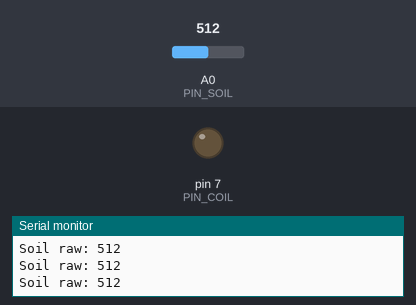
A sketch run on a simulated Arduino Uno, built with avr-gcc and run on an emulated ATmega328P. Shown: output pins drawn as LEDs (lit = HIGH), the last lines printed to the serial monitor. The inputs (shaded band) are chosen by the test bench; at power-on: A0 (PIN_SOIL) = 512.

Above: at 1.5 s.
1.6 s: A0 (PIN_SOIL) set to 608
4.6 s: A0 (PIN_SOIL) set to 631
At 5.1 s:
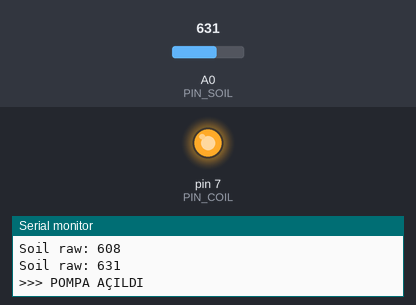
Timing chart, 0 to 7.6 s (numbered marks = the images above; inputs shaded):
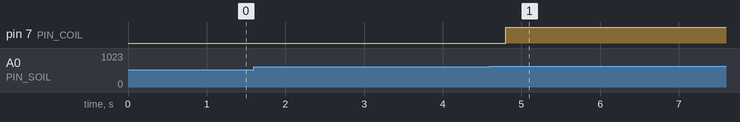

The sketch:

Otomatik_Sulama_Sistemi_Kod.ino
```cpp
const int PIN_SOIL = A0;
const int PIN_COIL = 7;

const bool COIL_ACTIVE_HIGH = true;

int DRY_THRESHOLD = 620;
int HYSTERESIS    = 40;

const unsigned long MIN_ON_MS  = 4000;
const unsigned long MIN_OFF_MS = 4000;

bool pumpOn = false;
unsigned long lastToggleMs = 0;

void setup() {
  pinMode(PIN_COIL, OUTPUT);
  pumpOff();
  Serial.begin(9600);
  delay(300);
}

void loop() {
  int raw = analogRead(PIN_SOIL);
  Serial.print("Soil raw: "); Serial.println(raw);

  int onTh  = DRY_THRESHOLD;
  int offTh = DRY_THRESHOLD - HYSTERESIS;

  unsigned long now = millis();

  if (!pumpOn && raw >= onTh && (now - lastToggleMs) >= MIN_OFF_MS) {
    pumpOn = true;
    pumpOnFn();
    lastToggleMs = now;
    Serial.println(">>> POMPA AÇILDI");
  }
  else if (pumpOn && raw <= offTh && (now - lastToggleMs) >= MIN_ON_MS) {
    pumpOn = false;
    pumpOff();
    lastToggleMs = now;
    Serial.println("<<< POMPA KAPANDI");
  }

  delay(500);
}

void pumpOnFn() {
  if (COIL_ACTIVE_HIGH) digitalWrite(PIN_COIL, HIGH);
  else                  digitalWrite(PIN_COIL, LOW);
}

void pumpOff() {
  if (COIL_ACTIVE_HIGH) digitalWrite(PIN_COIL, LOW);
  else                  digitalWrite(PIN_COIL, HIGH);
}
```

Measured:
- the behaviour switches between 619 and 620 on A0 (PIN_SOIL) (found by bisection; images 0 and 1)
- after the input at 4.6 s, pin 7 (PIN_COIL): LOW → HIGH after 0.20 s
